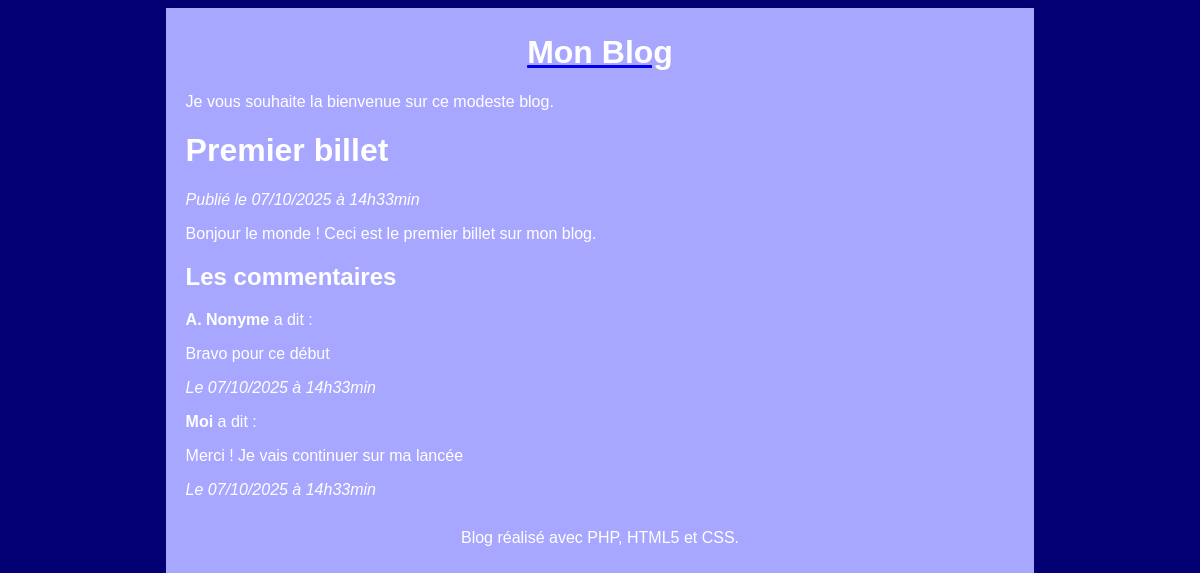
The app's page /index.php?action=billet&id=1 with its own data.
### tables this page shows
create table BILLET (
  idBillet integer primary key auto_increment,
 dateBillet datetime not null,
  titreBillet varchar(100) not null,
  contenuBillet varchar(400) not null
);

create table COMMENTAIRE (
  idCommentaire integer primary key auto_increment,
  dateCommentaire datetime not null,
  auteurCommentaire varchar(100) not null,
  contenuCommentaire varchar(200) not null,
  idBillet integer not null,
  constraint fk_com_bil foreign key(idBillet) references BILLET(idBillet)
);

### Controleur/Controleur.php (called while the page is built, shortened)
<?php
require 'Modele/Modele.php';
function unBillet($idBillet) {
    $billet = getUnBillet($idBillet);
    $commentaires = getCommentaires($idBillet);
    require 'Vue/gabarit.php';
}

### Modele/Modele.php (called while the page is built, shortened)
<?php
function getBdD() {
    $bdd = new PDO('mysql:host=localhost;dbname=monblog;charset=utf8', 'bloguser', 'SecretPassword3',
        array(PDO::ATTR_ERRMODE => PDO::ERRMODE_EXCEPTION));
    return $bdd;
}
function getUnBillet($idBillet) {
    $bdd = getBdD();
    $sql = 'SELECT idBillet, titreBillet, contenuBillet, DATE_FORMAT(dateBillet, "%d/%m/%Y à %Hh%imin") AS dateBillet
            FROM billet WHERE idBillet = ?';
    $requete = $bdd->prepare($sql);
    $requete->execute([$idBillet]);
    return $requete->fetch(PDO::FETCH_ASSOC);
}
function getCommentaires($idBillet) {
    $bdd = getBdD();
    $sql = 'SELECT auteurCommentaire AS auteur, contenuCommentaire AS contenu,
                   DATE_FORMAT(dateCommentaire, "%d/%m/%Y à %Hh%imin") AS dateCommentaire
            FROM commentaire
            WHERE idBillet = ?
            ORDER BY dateCommentaire DESC';
    $requete = $bdd->prepare($sql);
    $requete->execute([$idBillet]);
    return $requete->fetchAll(PDO::FETCH_ASSOC);
}

### Vue/vueBillet.php (the view)
<h1><?= htmlspecialchars($billet['titreBillet']) ?></h1>
<p><em>Publié le <?= htmlspecialchars($billet['dateBillet']) ?></em></p>
<p><?= nl2br(htmlspecialchars($billet['contenuBillet'])) ?></p>
<h2>Les commentaires</h2>
<?php foreach ($commentaires as $commentaire): ?>
    <p><strong><?= htmlspecialchars($commentaire['auteur']) ?></strong> a dit :</p>
    <p><?= nl2br(htmlspecialchars($commentaire['contenu'])) ?></p>
    <p><em>Le <?= htmlspecialchars($commentaire['dateCommentaire']) ?></em></p>
<?php endforeach; ?>

### index.php
<?php
require 'Controleur/Controleur.php';
try {
    if (isset($_GET['action'])) {
        if ($_GET['action'] === 'billet') {
            if (isset($_GET['id'])) {
                if (is_numeric($_GET['id'])) {
                    $idBillet = intval($_GET['id']);
                    unBillet($idBillet);
                } else {
                    erreur("Identifiant de billet non valide");
                }
            } else {
                erreur("Identifiant de billet non défini");
            }
        } else {
            erreur("Action non valide");
        }
    } else {
        accueil();
    }
} catch (Exception $e) {
    erreur("Une erreur est survenue : " . $e->getMessage());
}

### Vue/gabarit.php (shortened to what this page needs)
<!doctype html>
<html lang="fr">
    <head>
        <link rel="stylesheet" href="Contenu/style.css" />
    </head>
    <body>
        <div id="global">
            <header>
                <a href="index.php"><h1 id="titreBlog">Mon Blog</h1></a>
                <p>Je vous souhaite la bienvenue sur ce modeste blog.</p>
            </header>
            <div id="contenu">
                <?php include $contenu ?>
            </div>
            <footer id="piedBlog">
                Blog réalisé avec PHP, HTML5 et CSS.
            </footer>
        </div>
    </body>
</html>

### Contenu/style.css (style rules this page uses)
html, body { height: 100%; }
body { color: #ffffff; background: rgb(2, 0, 114); font-family: 'Futura-Medium', 'Futura', 'Trebuchet MS', sans-serif; }
h1 { color: white; }
#global { min-height: 100%; background: rgb(168, 167, 255); width: 70%; margin: auto; text-align: justify; padding: 5px 20px; }
#contenu { margin-bottom : 30px; }
#titreBlog, #piedBlog { text-align: center; }

### records on screen
billet: titreBillet "Premier billet", contenuBillet "Bonjour le monde ! Ceci est le premier billet sur mon blog."
commentaire: auteurCommentaire "A. Nonyme", contenuCommentaire "Bravo pour ce début", dateCommentaire "07/10/2025 à 14h33min"
commentaire: auteurCommentaire "Moi", contenuCommentaire "Merci ! Je vais continuer sur ma lancée", dateCommentaire "07/10/2025 à 14h33min"

### other values on screen
$billet['dateBillet'] "07/10/2025 à 14h33min"
